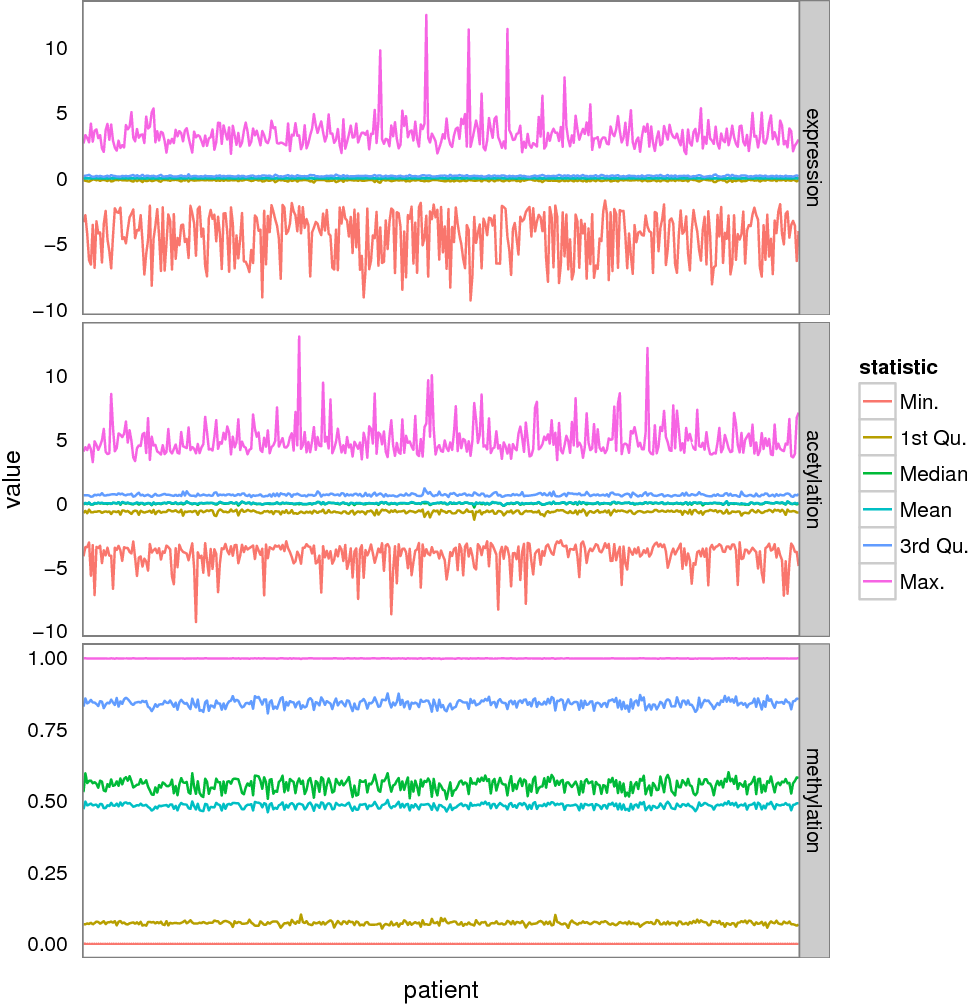

Reproduce this figure in R.
#!/usr/bin/env Rscript

# Plot summary statistics about the data.

library(ggplot2)
library(reshape2)

source(file="../utils/load_data.R")

patients <- load.patients()
data <- list(load.edata(patients), load.adata(patients), load.mdata(patients))
names(data) <- c("expression", "acetylation", "methylation")

data <- lapply(data, apply, 1, summary)
data <- lapply(data, t)
data <- lapply(data, as.data.frame)
data <- mapply(cbind, data, patient=lapply(data, rownames), SIMPLIFY=FALSE)
data <- lapply(data, melt, id.vars="patient", variable.name="statistic")
data <- mapply(cbind, data, data.type=names(data), SIMPLIFY=FALSE)
data <- do.call(rbind, data)

p <- ggplot(data, aes(x=patient, y=value, color=statistic, group=statistic)) +
    geom_line() +
    facet_grid(data.type~., scales="free") +
    theme_bw() +
    theme(axis.ticks = element_blank(), 
          axis.text.x = element_blank(),
          panel.grid.major = element_blank(), 
          panel.grid.minor = element_blank())

pdf("summary.pdf")
print(p)
dev.off()

png("summary.png")
print(p)
dev.off()
